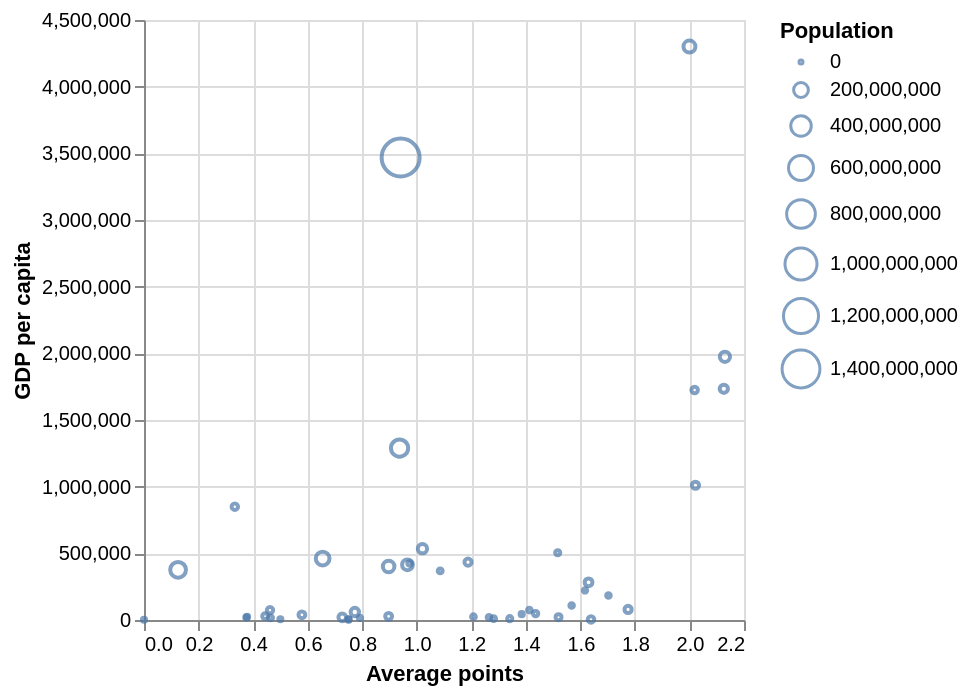

This figure's Vega-Lite source:
### Vega-Lite specification from a JSON file in a GitHub repository (floating-point values rounded to 4 significant figures)
{"$schema": "https://vega.github.io/schema/vega-lite/v5.json", "description": "A bubbleplot showing horsepower on x, miles per gallons on y, and binned acceleration on size.", "data": {"values": [{"country": "Afghanistan", "points": "0.727", "gdp": "20136", "pop": "42523418.00"}, {"country": "Australia", "points": "2.019", "gdp": "1724787", "pop": "25740000.00"}, {"country": "Bahrain", "points": "1.385", "gdp": "43544", "pop": "1381000\t"}, {"country": "Bangladesh", "points": "0.655", "gdp": "460751", "pop": "171200000.00"}, {"country": "Bhutan", "points": "0.75", "gdp": "2707", "pop": "760000\t"}, {"country": "Brunei", "points": "0.375", "gdp": "18464", "pop": "421000.00"}, {"country": "Cambodia", "points": "0.444", "gdp": "28330", "pop": "17040000.00"}, {"country": "Chinese Taipei¬†Republic of China", "points": "0.333", "gdp": "850000", "pop": "25055000\t"}, {"country": "Guam", "points": "0.5", "gdp": "5840", "pop": "170184.00"}, {"country": "Hong Kong", "points": "1.086", "gdp": "368100", "pop": "7600000\t"}, {"country": "India", "points": "0.941", "gdp": "3468566", "pop": "1411944971.00"}, {"country": "Indonesia¬†Dutch East Indies", "points": "0.937", "gdp": "1289429", "pop": "278462000.00"}, {"country": "Iran", "points": "2.13", "gdp": "1973738", "pop": "88000000\t"}, {"country": "Iraq", "points": "1.63", "gdp": "282876", "pop": "44575000.00"}, {"country": "Japan", "points": "2", "gdp": "4300621", "pop": "124891000.00"}, {"country": "Jordan", "points": "1.436", "gdp": "48066", "pop": "11837000.00"}, {"country": "Kuwait", "points": "1.703", "gdp": "183568", "pop": "4161000.00"}, {"country": "Kyrgyzstan", "points": "1.282", "gdp": "9750", "pop": "6543000.00"}, {"country": "Laos", "points": "0.464", "gdp": "16250", "pop": "7500000.00"}, {"country": "Lebanon", "points": "1.208", "gdp": "24494", "pop": "6288000.00"}, {"country": "Macau", "points": "0.378", "gdp": "23420", "pop": "641000.00"}, {"country": "Malaysia", "points": "1.188", "gdp": "434059", "pop": "34032000.00"}, {"country": "Maldives", "points": "0.75", "gdp": "5900", "pop": "454914.00"}, {"country": "Mongolia", "points": "0.792", "gdp": "15720", "pop": "3029000\t"}, {"country": "Myanmar", "points": "0.773", "gdp": "59530", "pop": "54486253.00"}, {"country": "Nepal", "points": "0.579", "gdp": "39028", "pop": "30200000\t"}, {"country": "North Korea", "points": "1.639", "gdp": "4582", "pop": "26180000.00"}, {"country": "Oman", "points": "1.568", "gdp": "108969", "pop": "4181000\t"}, {"country": "Pakistan", "points": "0.125", "gdp": "376493", "pop": "229785000\t"}, {"country": "Palestine", "points": "1.265", "gdp": "19698", "pop": "5683000.00"}, {"country": "Philippines", "points": "0.897", "gdp": "401662", "pop": "115699395\t"}, {"country": "Qatar", "points": "1.617", "gdp": "221369", "pop": "2113000.00"}, {"country": "Saudi Arabia", "points": "2.022", "gdp": "1010588", "pop": "35849000.00"}, {"country": "Singapore", "points": "0.974", "gdp": "423632", "pop": "5541000.00"}, {"country": "South Korea", "points": "2.126", "gdp": "1734207", "pop": "51617000\t"}, {"country": "Sri Lanka", "points": "0.462", "gdp": "73739", "pop": "23480000\t"}, {"country": "Syria", "points": "1.52", "gdp": "21450", "pop": "19541000.00"}, {"country": "Tajikistan", "points": "1.341", "gdp": "9983", "pop": "10000000.00"}, {"country": "Thailand", "points": "1.021", "gdp": "534758", "pop": "70100000\t"}, {"country": "Timor-Leste", "points": "0", "gdp": "1959", "pop": "1645000.00"}, {"country": "Turkmenistan", "points": "1.413", "gdp": "74439", "pop": "5302000.00"}, {"country": "United Arab Emirates", "points": "1.517", "gdp": "503913", "pop": "10100000.00"}, {"country": "Uzbekistan", "points": "1.775", "gdp": "79117", "pop": "35283000.00"}, {"country": "Vietnam¬†South Vietnam", "points": "0.966", "gdp": "413808", "pop": "99100000.00"}, {"country": "Yemen¬†North Yemen", "points": "0.897", "gdp": "27594", "pop": "31100000.00"}]}, "mark": "point", "encoding": {"x": {"field": "points", "type": "quantitative", "title": "Average points"}, "y": {"field": "gdp", "type": "quantitative", "title": "GDP per capita"}, "size": {"field": "pop", "type": "quantitative", "title": "Population"}}, "config": {}}
